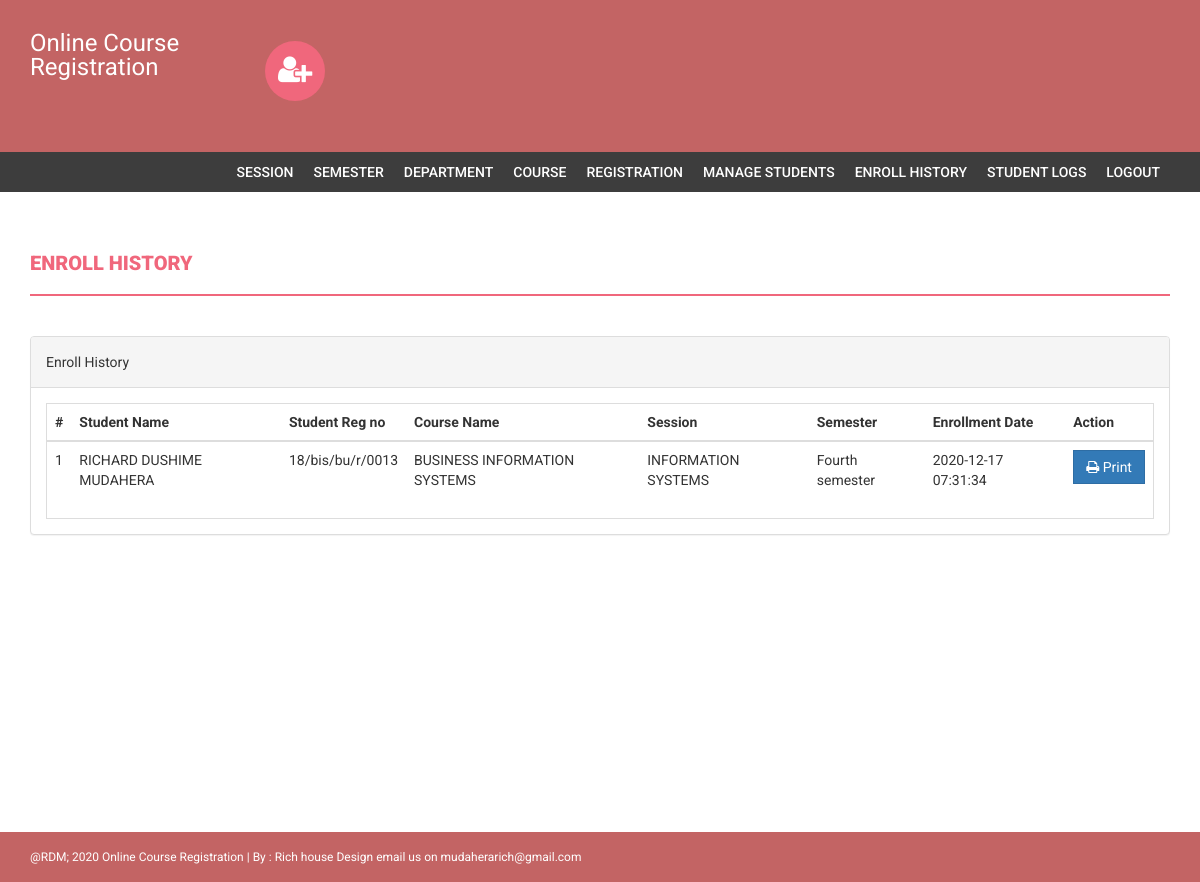
Page /admin/enroll-history.php (signed in) on the committed database.
### tables this page shows
CREATE TABLE `courseenrolls` (
  `id` int(11) NOT NULL,
  `studentRegno` varchar(255) DEFAULT NULL,
  `pincode` varchar(255) DEFAULT NULL,
  `session` int(11) DEFAULT NULL,
  `department` int(11) DEFAULT NULL,
  `level` int(11) DEFAULT NULL,
  `semester` int(11) DEFAULT NULL,
  `course` int(11) DEFAULT NULL,
  `enrollDate` timestamp NULL DEFAULT current_timestamp()
);

CREATE TABLE `students` (
  `StudentRegno` varchar(255) NOT NULL,
  `studentPhoto` varchar(255) DEFAULT NULL,
  `password` varchar(255) DEFAULT NULL,
  `studentName` varchar(255) DEFAULT NULL,
  `pincode` varchar(255) DEFAULT NULL,
  `session` varchar(255) DEFAULT NULL,
  `department` varchar(255) DEFAULT NULL,
  `semester` varchar(255) DEFAULT NULL,
  `cgpa` decimal(10,2) DEFAULT NULL,
  `creationdate` timestamp NULL DEFAULT current_timestamp(),
  `updationDate` varchar(255) DEFAULT NULL
);

CREATE TABLE `course` (
  `id` int(11) NOT NULL,
  `courseCode` varchar(255) DEFAULT NULL,
  `courseName` varchar(255) DEFAULT NULL,
  `courseUnit` varchar(255) DEFAULT NULL,
  `noofSeats` int(11) DEFAULT NULL,
  `creationDate` timestamp NULL DEFAULT current_timestamp(),
  `updationDate` varchar(255) DEFAULT NULL
);

CREATE TABLE `department` (
  `id` int(11) NOT NULL,
  `department` varchar(255) DEFAULT NULL,
  `creationDate` timestamp NULL DEFAULT current_timestamp()
);

CREATE TABLE `semester` (
  `id` int(11) NOT NULL,
  `semester` varchar(255) DEFAULT NULL,
  `creationDate` timestamp NULL DEFAULT current_timestamp(),
  `updationDate` varchar(255) DEFAULT NULL
);

### admin/enroll-history.php (the view, shortened to what this page needs)
<?php
if(strlen($_SESSION['alogin'])==0)
    {
header('location:index.php');
}
else{
?>
<!DOCTYPE html>
<html xmlns="http://www.w3.org/1999/xhtml">
<head>
    <link href="assets/css/bootstrap.css" rel="stylesheet" />
    <link href="assets/css/font-awesome.css" rel="stylesheet" />
    <link href="assets/css/style.css" rel="stylesheet" />
</head>
<body>
<?php include('includes/header.php');?>
<?php if($_SESSION['alogin']!="")
{
 include('includes/menubar.php');
}
 ?>
    <div class="content-wrapper">
        <div class="container">
              <div class="row">
                    <div class="col-md-12">
                        <h1 class="page-head-line">Enroll History  </h1>
                    </div>
                </div>
                <div class="row" >
                <div class="col-md-12">
                    <div class="panel panel-default">
                        <div class="panel-heading">
                           Enroll History
                        </div>
                        <div class="panel-body">
                            <div class="table-responsive table-bordered">
                                <table class="table">
                                    <thead>
                                        <tr>
                                            <th>#</th>
                                                 <th>Student Name </th>
                                                    <th>Student Reg no </th>
                                            <th>Course Name </th>
                                            <th>Session </th>
                                                <th>Semester</th>
                                             <th>Enrollment Date</th>
                                             <th>Action</th>
                                        </tr>
                                    </thead>
                                    <tbody>
<?php
$sql=mysqli_query($con,"select courseenrolls.course as cid, course.courseName as courname,session.session as session,department.department as dept,courseenrolls.enrollDate as edate ,semester.semester as sem,students.studentName as sname,students.StudentRegno as sregno from courseenrolls join course on course.id=courseenrolls.course join session on session.id=courseenrolls.session join department on department.id=courseenrolls.department   join semester on semester.id=courseenrolls.semester join students on students.StudentRegno=courseenrolls.studentRegno ");
$cnt=1;
while($row=mysqli_fetch_array($sql))
{
?>
                                        <tr>
                                            <td><?php echo $cnt;?></td>
                                              <td><?php echo htmlentities($row['sname']);?></td>
                                            <td><?php echo htmlentities($row['sregno']);?></td>
                                            <td><?php echo htmlentities($row['courname']);?></td>
                                            <td><?php echo htmlentities($row['dept']);?></td>
                                            <td><?php echo htmlentities($row['sem']);?></td>
                                             <td><?php echo htmlentities($row['edate']);?></td>
                                            <td>
                                            <a href="print.php?id=<?php echo $row['cid']?>" target="_blank">
<button class="btn btn-primary"><i class="fa fa-print "></i> Print</button> </a>
                                            </td>
                                        </tr>
<?php
$cnt++;
} ?>
                                    </tbody>
                                </table>
                            </div>
                        </div>
                    </div>
                </div>
            </div>
        </div>
    </div>
  <?php include('includes/footer.php');?>
</body>
</html>
<?php } ?>

### admin/assets/css/style.css (style rules this page uses)
body { font-family: 'Roboto', sans-serif; line-height: 30px; }
.content-wrapper { margin-top: 40px; min-height: 600px; padding-bottom: 60px; }
.page-head-line { font-weight: 900; padding-bottom: 20px; border-bottom: 2px solid #F0677C; text-transform: uppercase; color: #F0677C; font-size: 20px; margin-bottom: 40px; }
.btn { border-radius: 0px; -webkit-border-radius: 0px; -moz-border-radius: 0px; }

### rows in the picture
courseenrolls: students.studentName "RICHARD DUSHIME MUDAHERA", students.StudentRegno "18/bis/bu/r/0013", course.courseName "BUSINESS INFORMATION SYSTEMS", department.department "INFORMATION SYSTEMS", semester.semester "Fourth semester", enrollDate "2020-12-17 07:31:34"
